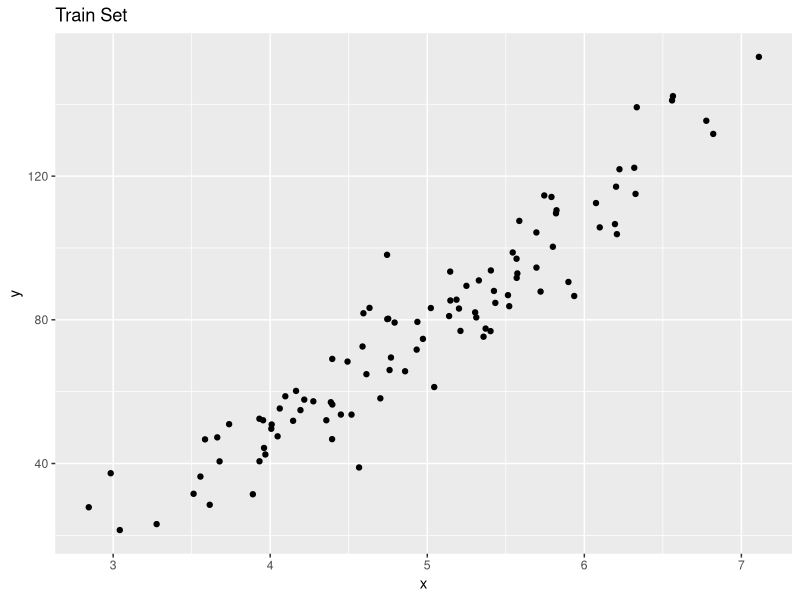
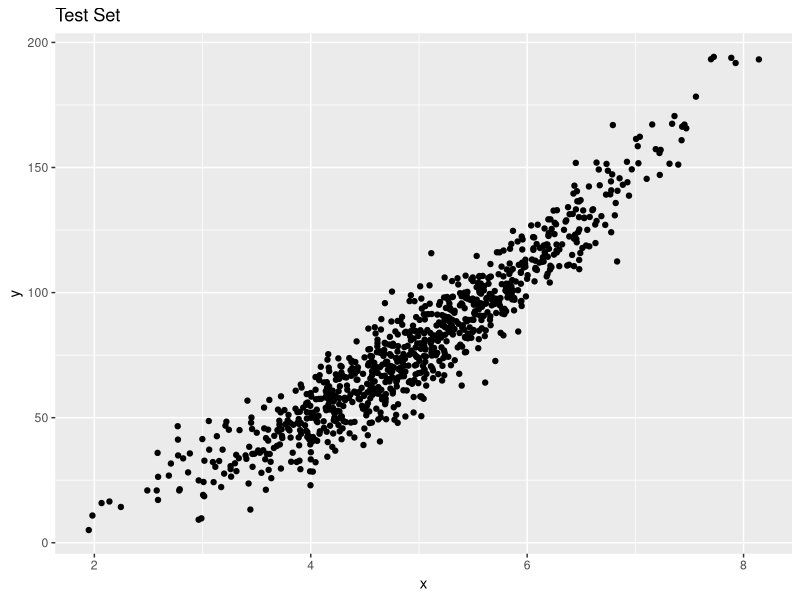

Here is the R script that generated these plots, in order: (Note: this script raises an error after producing the figures.)
dat = read.csv("Dat.csv")

#row show in vector
v = c(500,40,56)
dat[v,]

# row show in a range
v1 = 100:108
dat[v1,]

#Taking sample from data
ind = sample(1000,100) #sample size 100 and population 1000
ind
dat[ind,]

#train model
train = dat[ind,]
test = dat[-ind,]

library("ggplot2")
ggplot(train,aes(x,y))+
  geom_point()+
  ggtitle("Train Set")

ggplot(test,aes(x,y))+
  geom_point()+
  ggtitle("Test Set")

#plotting least square line

model = lm(y~x,data = train)
range(x)
x = c(1,8)
y=predict(model,data.frame(x))

endpoint = data.frame(x,y)

ggplot(train,aes(x,y))+
  geom_point()+
  geom_line(data = endpoint, aes(x=x,y=y), color = "red")+
  ggtitle("Train Set")

# Alsooo

ggplot(train,aes(x,y))+
  geom_point()+
  stat_smooth(method = "lm", col = "red")+
  ggtitle("Train Set")

# or a function
ggplotRegression <- function (fit) {
  
  require(ggplot2)
  
  ggplot(fit$model, aes_string(x = names(fit$model)[2], y = names(fit$model)[1])) + 
    geom_point() +
    stat_smooth(method = "lm", col = "red") +
    labs(title = paste("Adj R2 = ",signif(summary(fit)$adj.r.squared, 5),
                       "Intercept =",signif(fit$coef[[1]],5 ),
                       " Slope =",signif(fit$coef[[2]], 5),
                       " P =",signif(summary(fit)$coef[2,4], 5)))
}

ggplotRegression(lm(y~x, data = train))



